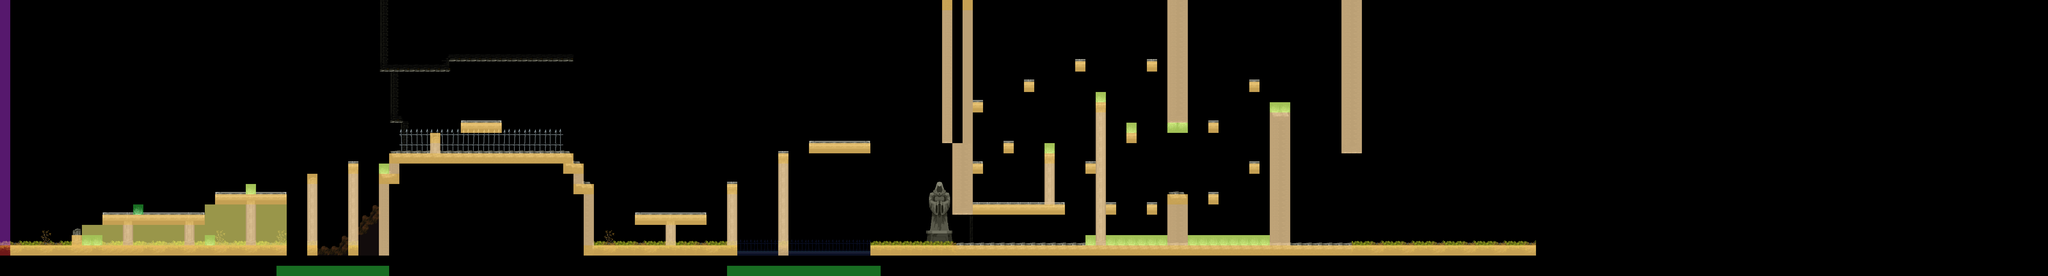

This is a level from a 2D game, rendered from its Tiled map with the project's own tilesets. A one-line summary and the map file follow, with tile-layer data summarised:
An orthogonal 200x27 tile map with 32x32 px tiles, 8 tile layers (Extras fondo, Extras, Mapa Físico, CheckPoint, ...), 6 tilesets.

<map version="1.10" tiledversion="1.10.2" orientation="orthogonal" renderorder="right-down" width="200" height="27" tilewidth="32" tileheight="32" infinite="0" nextlayerid="15" nextobjectid="1">
 <properties>
  <property name="Draw" type="bool" value="false" />
  <property name="Navegation" type="bool" value="true" />
 </properties>
 <tileset firstgid="1" name="Tiles" tilewidth="32" tileheight="32" tilecount="132" columns="11">
  <image source="Tiles.png" width="352" height="384" />
 </tileset>
 <tileset firstgid="133" name="BackGround_0" tilewidth="32" tileheight="32" tilecount="312" columns="24">
  <image source="Background_0.png" width="768" height="416" />
 </tileset>
 <tileset firstgid="445" name="Background_casas" tilewidth="32" tileheight="32" tilecount="312" columns="24">
  <image source="Background_casas.png" width="768" height="416" />
 </tileset>
 <tileset firstgid="757" name="Colisions" tilewidth="32" tileheight="32" tilecount="5" columns="5">
  <image source="Colisions.png" width="160" height="32" />
 </tileset>
 <tileset firstgid="762" name="pinchos" tilewidth="32" tileheight="32" tilecount="5" columns="5">
  <image source="pinchos.png" width="160" height="32" />
 </tileset>
 <tileset firstgid="767" name="CheckPoint" tilewidth="32" tileheight="32" tilecount="21" columns="3">
  <image source="Salt.png" width="112" height="224" />
 </tileset>
 <layer id="4" name="Extras fondo" width="200" height="27">
  <properties>
   <property name="Draw" type="bool" value="true" />
  </properties>
  <data>[5400 cells, 255 non-empty, 14 distinct tile ids]</data>
 </layer>
 <layer id="3" name="Extras" width="200" height="27">
  <properties>
   <property name="Draw" type="bool" value="true" />
  </properties>
  <data>[5400 cells, 1019 non-empty, 18 distinct tile ids]</data>
 </layer>
 <layer id="1" name="Mapa Físico" width="200" height="27">
  <properties>
   <property name="Draw" type="bool" value="true" />
  </properties>
  <data>[5400 cells, 681 non-empty, 38 distinct tile ids]</data>
 </layer>
 <layer id="13" name="CheckPoint" width="200" height="27">
  <properties>
   <property name="Draw" type="bool" value="true" />
  </properties>
  <data>[5400 cells, 21 non-empty, 21 distinct tile ids]</data>
 </layer>
 <layer id="2" name="Mapa Estético" width="200" height="27">
  <properties>
   <property name="Draw" type="bool" value="true" />
  </properties>
  <data>[5400 cells, 192 non-empty, 18 distinct tile ids]</data>
 </layer>
 <layer id="12" name="Pinchos" width="200" height="27">
  <properties>
   <property name="Draw" type="bool" value="true" />
  </properties>
  <data>[5400 cells, 28 non-empty, 2 distinct tile ids]</data>
 </layer>
 <layer id="8" name="Collision" width="200" height="27" opacity="0.43">
  <properties>
   <property name="Draw" type="bool" value="false" />
  </properties>
  <data>[5400 cells, 478 non-empty, 3 distinct tile ids]</data>
 </layer>
 <layer id="14" name="PathFinding" width="200" height="27" opacity="0.6">
  <properties>
   <property name="Navigation" type="bool" value="true" />
  </properties>
  <data>[5400 cells, 471 non-empty, 1 distinct tile ids]</data>
 </layer>
</map>
